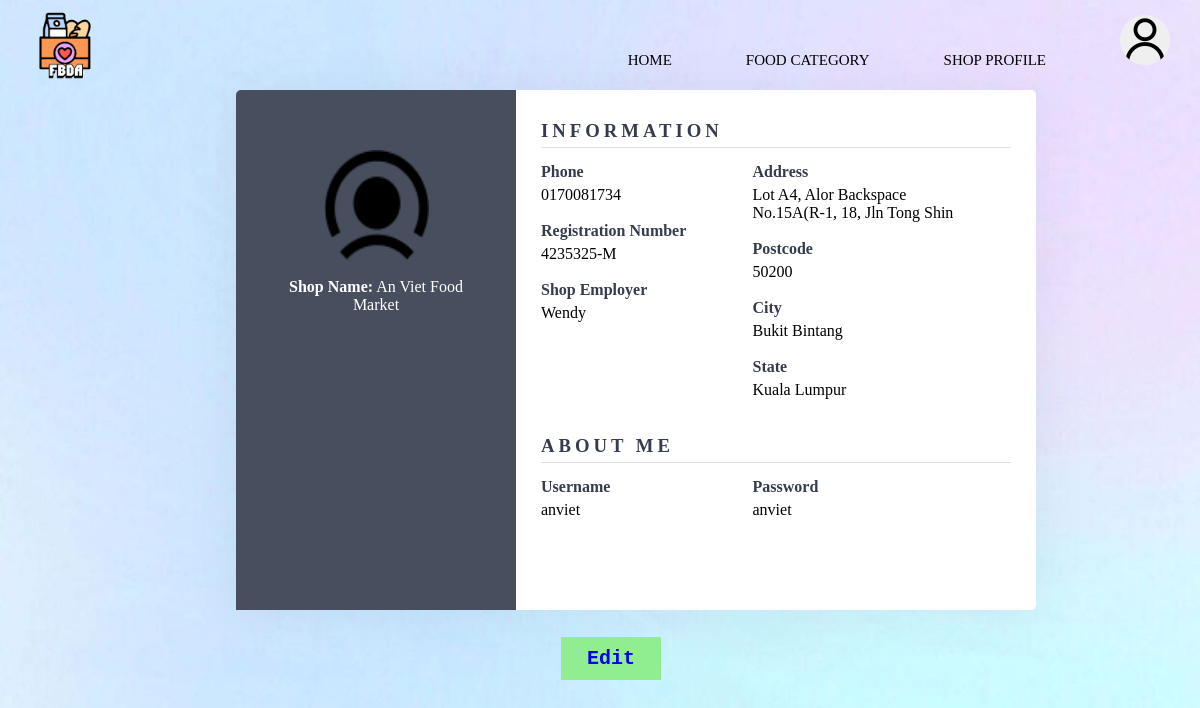
The page /asg/ShopProfile.php (signed in) on the database its author committed.
### tables this page shows
CREATE TABLE `shop` (
  `Shop_ID` int(30) NOT NULL,
  `Shop_Name` varchar(255) NOT NULL,
  `Shop_Address` varchar(255) NOT NULL,
  `Shop_Postcode` int(11) NOT NULL,
  `Shop_Phone` varchar(20) NOT NULL,
  `Shop_RegisNo` varchar(20) NOT NULL,
  `Employer_Name` varchar(255) NOT NULL,
  `Shop_UserName` varchar(20) NOT NULL,
  `Shop_Password` varchar(20) NOT NULL,
  `Admin_ID` int(30) NOT NULL,
  `Location_ID` int(30) NOT NULL
);

CREATE TABLE `distribution_location` (
  `Location_ID` int(30) NOT NULL,
  `Location_City` varchar(30) NOT NULL,
  `Location_State` varchar(30) NOT NULL
);

### asg/ShopProfile.php (the view, shortened to what this page needs)
<?php
include('index3.php');
$sql = "SELECT * FROM shop AS S INNER JOIN distribution_location AS D
ON D.Location_ID = S.Location_ID
WHERE S.Shop_UserName = '".$_SESSION['shopUsername']['Shop_UserName']."'";
$result = mysqli_query($con,$sql);
?>
<html>
<head>
<link rel="stylesheet" href="format.css">
</head>
<body>
<body>
<div id ="nav-placeholder"></div>
<div class = "wrapper">
	<?php
		while($row = mysqli_fetch_array($result)){
		?>
		<div class = "left">
		<img src = "pic/user.png" alt = "user" width = "105" height = "110">
		<br>
		<br>
			<?php echo "<b>Shop Name:</b> ". $row['Shop_Name'];echo "<br>";?>
		</div>
		<div class = "right">
			<div class = "info">
				<h3>Information</h3>
				<div class = "Infodata">
					<div class = "data">
						<h4> Phone </h4>
						<?php echo  $row['Shop_Phone'];?>
                        <br><br>
                        <h4> Registration Number </h4>
						<?php echo  $row['Shop_RegisNo'];?>
                        <br><br>
                        <h4> Shop Employer </h4>
                        <?php echo $row['Employer_Name'];?>
					</div>
					<div class = "data">
						<h4>Address</h4>
						<?php echo $row['Shop_Address'];?>
						<br><br>
						<h4>Postcode</h4>
						<?php echo $row['Shop_Postcode'];?>
						<br><br>
						<h4>City</h4>
						<?php echo $row['Location_City'];?>
						<br><br>
						<h4>State</h4>
						<?php echo $row['Location_State'];?>
					</div>
				</div>
				<br><br>
				<div class = "projects">
				<h3> About me</h3>
				<div class = "projectdata">
					<div class = "data">
					<h4>Username</h4>
					<?php echo $row['Shop_UserName'];?>
				</div>
				<div class = "data">
					<h4>Password</h4>
					<?php echo $row['Shop_Password'];?>
				</div>
			</div>
			</div>
		</div>
		<br>
		<div class = "submit">
		<?php
		echo '<b><font color="#663300"><a href="ShopEditProfile.php?id=' . $row['Shop_ID'] . '">Edit</a></font></b>';
		}
	?>
	</div>
</body>
</html>

### asg/format.css (style rules this page uses)
body { background-image: url("pic/background.jpg"); background-repeat: no-repeat; background-attachment: fixed; background-size: cover; }

### asg/ShopProfile.php (style rules this page uses)
* { margin: 0; padding: 0; box-sizing: border-box; List-style: none; }
.wrapper { position:absolute; top:350px; left:53%; transform:translate(-50%,-50%); height:520px; width:800px; display:flex; box-shadow: 0 3px 50px 0 rgba(69,90,100,0.08) }
.wrapper .left { width:35%; background:#474e5d; padding:60px 50px; border-top-left-radius: 5px; text-align:center; color:#fff; }
.wrapper .right { width:65%; background:#fff; border-top-right-radius:5px; border-bottom-right-radius:5px; padding:30px 25px; }
.wrapper .right .info, .wrapper .right .projects { margin-bottom:80px; }
.wrapper .right .info h3, .wrapper .right .projects h3 { margin-bottom: 15px; padding-bottom:5px; border-bottom:1px solid #e0e0e0; color: #353c4e; text-transform: uppercase; letter-spacing:4px; }
.wrapper .right .projectdata, .wrapper .right .infodata { display:flex; }
.wrapper .right .projectdata .data, .wrapper .right .infodata .data { width: 45%; }
.wrapper .right .projectdata .data h4, .wrapper .right .infodata .data h4 { color:#353c4e; margin-bottom:5px; }
.submit a { text-decoration: none; }
.submit { margin: 20px; background-color: #90EE90; padding: 10px 10px; font-size: 20px; font-family: Lucida Console, monospace; text-align:center; width : 100px; }

### rows shown on the page
shop: Shop_Name "An Viet Food Market", Shop_Phone "0170081734", Shop_RegisNo "4235325-M", Employer_Name "Wendy", Shop_Address "Lot A4, Alor Backspace No.15A(R-1, 18, Jln Tong Shin", Shop_Postcode "50200", Location_ID.Location_City "Bukit Bintang", Location_ID.Location_State "Kuala Lumpur", Shop_UserName "anviet", Shop_Password "anviet"
